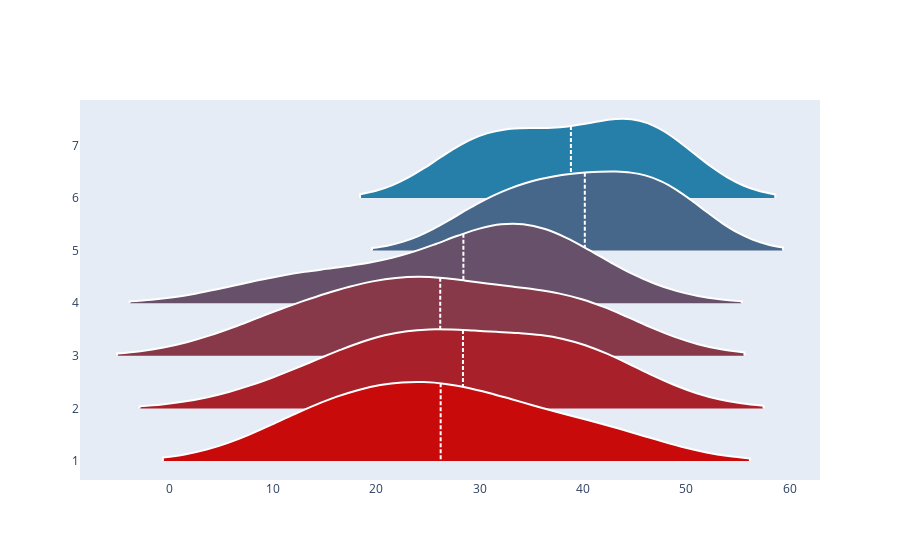

This figure's notebook cell:
### Code cell
days_name = ['Monday','Tuesday','Wednesday','Thursday','Friday','Saturday','Sunday']
days = reversed(range(1,8))
colors = n_colors('rgb(5, 150, 200)', 'rgb(200, 10, 10)', 7, colortype='rgb')

fig = go.Figure()
for m, c in zip(days, colors):
    fig.add_trace(
        go.Violin(
            y=adf['dow'][ adf['dow'] == m ],
            x=adf['count'][ adf['dow'] == m ],
#             legendgroup=m,
            scalegroup=m,
#             name='blotto',
            line_color='white',
            fillcolor=c
        )
    )

fig.update_traces(box_visible=False, meanline_visible=True, orientation='h', side='positive', width=3, points=False)
fig.update_layout(xaxis_showgrid=False, xaxis_zeroline=False, showlegend=False)
fig.update_layout(violinmode='group')
fig.show()
fig.write_html(r"Z:\Dev\ridgeline\html\dow.html")

### Figure 1 — Plotly figure (JSON) as saved in the notebook; plotly's stock layout.template omitted (floating-point values rounded to 4 significant figures)
{"data": [{"box": {"visible": false}, "fillcolor": "rgb(5.0, 150.0, 200.0)", "line": {"color": "white"}, "meanline": {"visible": true}, "orientation": "h", "points": false, "scalegroup": "7", "side": "positive", "type": "violin", "width": 3, "x": [], "y": []}, {"box": {"visible": false}, "fillcolor": "rgb(37.5, 126.66666666666667, 168.33333333333334)", "line": {"color": "white"}, "meanline": {"visible": true}, "orientation": "h", "points": false, "scalegroup": "6", "side": "positive", "type": "violin", "width": 3, "x": [46.55, 28.05, 29.15, 33.41, 42, 44.22, 30.32, 43.23, 47.18, 36.2, 48.97, 36.58], "y": [6, 6, 6, 6, 6, 6, 6, 6, 6, 6, 6, 6]}, {"box": {"visible": false}, "fillcolor": "rgb(70.0, 103.33333333333334, 136.66666666666666)", "line": {"color": "white"}, "meanline": {"visible": true}, "orientation": "h", "points": false, "scalegroup": "5", "side": "positive", "type": "violin", "width": 3, "x": [45.59, 31.76, 28.66, 36.74, 45.29, 39.21, 32.19, 40.4, 48.75, 50.26, 45.58, 37.58], "y": [5, 5, 5, 5, 5, 5, 5, 5, 5, 5, 5, 5]}, {"box": {"visible": false}, "fillcolor": "rgb(102.5, 80.0, 105.0)", "line": {"color": "white"}, "meanline": {"visible": true}, "orientation": "h", "points": false, "scalegroup": "4", "side": "positive", "type": "violin", "width": 3, "x": [27.72, 13.67, 9.099, 24.03, 42.38, 32.42, 35.87, 35.82, 32.13, 32.54, 36.41, 18.92], "y": [4, 4, 4, 4, 4, 4, 4, 4, 4, 4, 4, 4]}, {"box": {"visible": false}, "fillcolor": "rgb(135.0, 56.66666666666667, 73.33333333333333)", "line": {"color": "white"}, "meanline": {"visible": true}, "orientation": "h", "points": false, "scalegroup": "3", "side": "positive", "type": "violin", "width": 3, "x": [13.82, 8.793, 14.25, 25.13, 41.72, 38.25, 36.03, 38.71, 23.34, 24.17, 28.48, 21.43], "y": [3, 3, 3, 3, 3, 3, 3, 3, 3, 3, 3, 3]}, {"box": {"visible": false}, "fillcolor": "rgb(167.5, 33.33333333333334, 41.66666666666666)", "line": {"color": "white"}, "meanline": {"visible": true}, "orientation": "h", "points": false, "scalegroup": "2", "side": "positive", "type": "violin", "width": 3, "x": [19.18, 10.4, 27.56, 37.06, 44.15, 40.25, 36.91, 34.79, 22.4, 24.19, 26.69, 16.93], "y": [2, 2, 2, 2, 2, 2, 2, 2, 2, 2, 2, 2]}, {"box": {"visible": false}, "fillcolor": "rgb(200.0, 10.0, 10.0)", "line": {"color": "white"}, "meanline": {"visible": true}, "orientation": "h", "points": false, "scalegroup": "1", "side": "positive", "type": "violin", "width": 3, "x": [12.31, 12.93, 25.67, 30.87, 43.18, 41.27, 33.89, 30.36, 23.35, 23.44, 19.66, 17.68], "y": [1, 1, 1, 1, 1, 1, 1, 1, 1, 1, 1, 1]}], "layout": {"showlegend": false, "violinmode": "group", "xaxis": {"showgrid": false, "zeroline": false}}}
